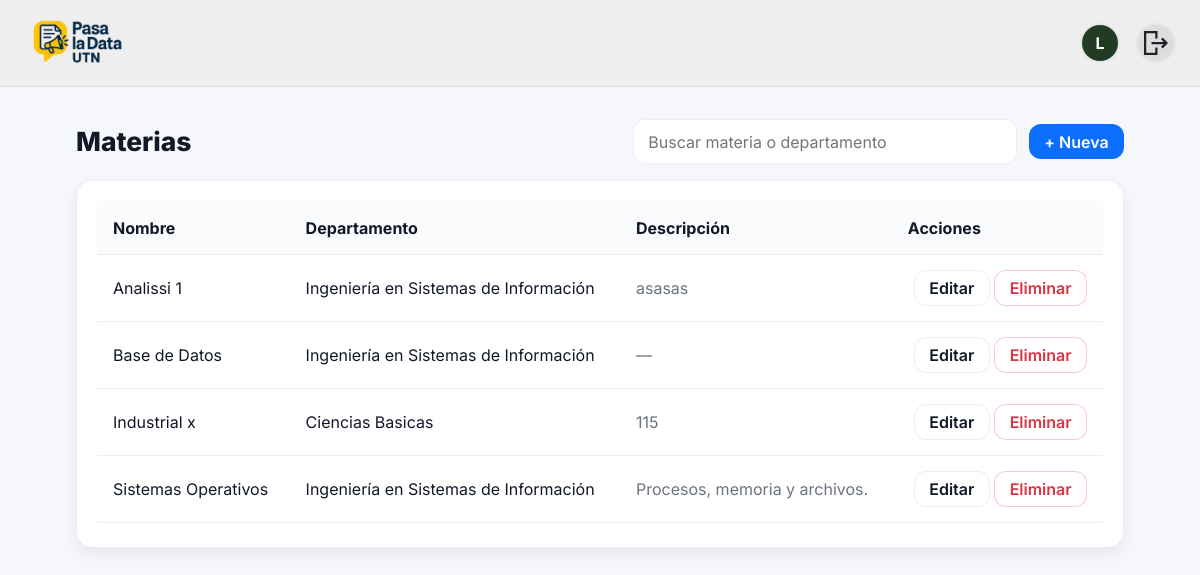
Page /academics/admin/materias/ (signed in) on the earlier database version.
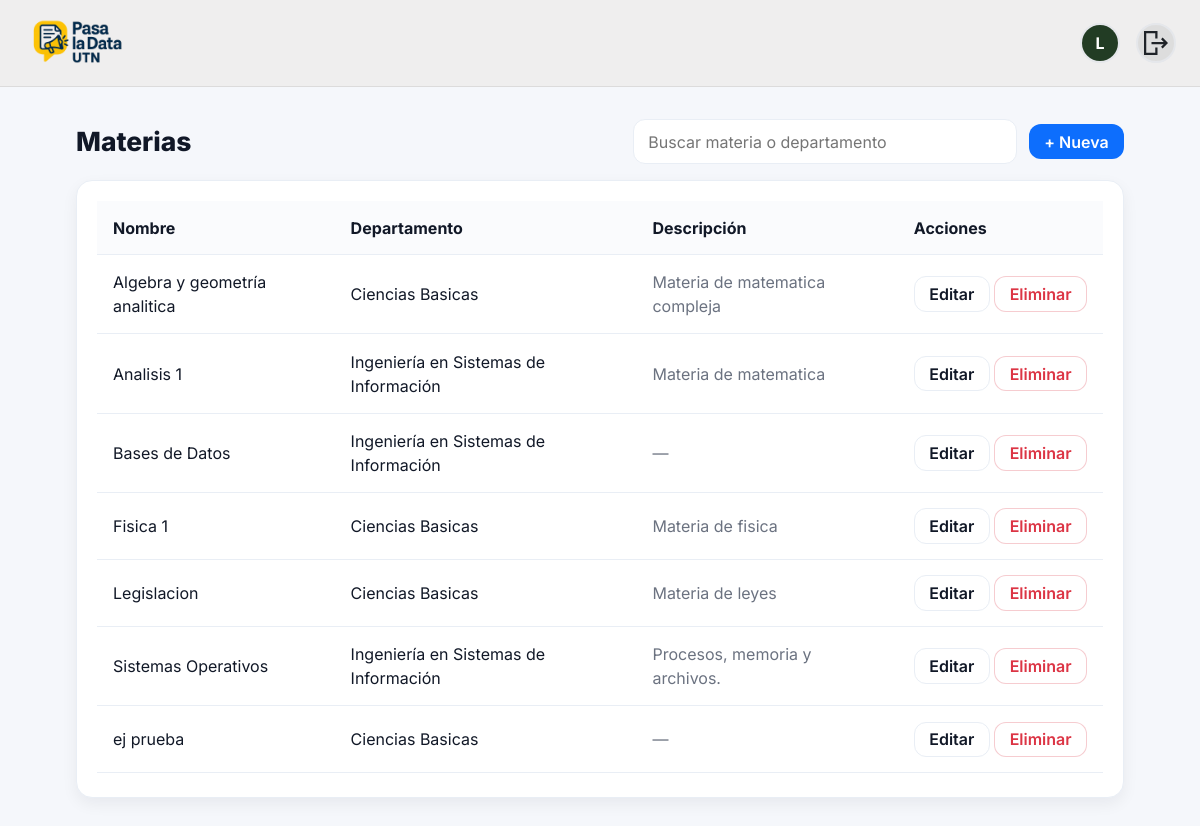
Same page on the later database version.
### academics/models.py (models this page shows, shortened)
class Materia(models.Model):
    nombre = models.CharField(max_length=120, unique=True)
    eliminado = models.BooleanField(default=False)
    departamento = models.ForeignKey(Department, on_delete=models.CASCADE, related_name="materias")
    descripcion = models.TextField(blank=True, null=True)
    icono = models.CharField(max_length=4096, blank=True, null=True)
    imagen = models.ImageField(upload_to="materias/", blank=True, null=True)
    created_at = models.DateTimeField(auto_now_add=True)
    active = models.BooleanField(default=True)
    class Meta:
        ordering = ["nombre"]
        verbose_name = "Materia"

class Department(models.Model):
    nombre = models.CharField(max_length=120, unique=True)
    imagen = models.ImageField(upload_to="departments/", blank=True, null=True)
    icono = models.CharField(max_length=4096, blank=True, null=True)
    created_at = models.DateTimeField(auto_now_add=True)
    active = models.BooleanField(default=True)
    class Meta:
        ordering = ["nombre"]
        verbose_name = "Departamento"

### academics/views.py (the view)
# urls.py: path("admin/materias/", views.materia_list, name="materia_list"),
@login_required
def materia_list(request):
    q = (request.GET.get("q") or "").strip()
    dept_id = request.GET.get("department")
    qs = (Materia.objects
            .select_related("departamento")
            .filter(eliminado=False, active=True)
            .order_by("nombre"))
    if q:
        qs = qs.filter(Q(nombre__icontains=q) | Q(departamento__nombre__icontains=q))
    if dept_id:
        qs = qs.filter(departamento_id=dept_id)
    departamentos = Department.objects.all().order_by("nombre")
    return render(request, "academics/materia_list.html", {
        "materias": qs,
        "q": q,
        "departamentos": departamentos,
        "selected_department": int(dept_id) if dept_id else None,
        "create_url": "academics:materia_create",
        "update_name": "academics:materia_update",
        "delete_name": "academics:materia_delete",
    })

### academics/templates/academics/materia_list.html (shortened to what this page needs)
{% extends "base.html" %}
{% load static %}
{% block extra_head %}
<link rel="stylesheet" href="{% static 'academics/css/academics.css' %}">
{% endblock %}
{% block content %}
<div class="ap-wrap">
    <div class="ap-toolbar">
        <h1 class="ap-title">Materias</h1>
        <div class="ap-actions">
            <form method="get" class="ap-search">
                <input type="text" name="q" value="{{ request.GET.q|default:"" }}" placeholder="Buscar materia o departamento">
            </form>
            <a href="{% url 'academics:materia_create' %}" class="ap-btn ap-btn-primary">+ Nueva</a>
        </div>
    </div>
    <div class="ap-card ap-table-wrap">
        <table class="ap-table">
            <thead>
                <tr>
                    <th>Nombre</th>
                    <th>Departamento</th>
                    <th>Descripción</th>
                    <th class="ap-right">Acciones</th>
                </tr>
            </thead>
            <tbody>
                {% for m in materias %}
                    <tr>
                        <td class="ap-name">{{ m.nombre }}</td>
                        <td>{{ m.departamento.nombre }}</td>
                        <td class="ap-muted">{{ m.descripcion|default:"—" }}</td>
                        <td class="ap-right">
                            <a href="{% url 'academics:materia_update' m.id %}" class="ap-btn ap-btn-light">Editar</a>
                            <a href="{% url 'academics:materia_delete' m.id %}" class="ap-btn ap-btn-danger">Eliminar</a>
                        </td>
                    </tr>
                {% empty %}
                    <tr><td colspan="4" class="ap-muted">No hay materias registradas.</td></tr>
                {% endfor %}
            </tbody>
        </table>
    </div>
</div>
{% endblock %}

Differences in the rows shown:
added Materia: nombre "Algebra y geometría analitica", departamento.nombre "Ciencias Basicas", descripcion "Materia de matematica compleja"
changed Materia: nombre "Analissi 1" → "Analisis 1"; descripcion "asasas" → "Materia de matematica"
changed Materia: nombre "Base de Datos" → "Bases de Datos"
added Materia: nombre "Fisica 1", departamento.nombre "Ciencias Basicas", descripcion "Materia de fisica"
changed Materia: nombre "Industrial x" → "Legislacion"; descripcion "115" → "Materia de leyes"
added Materia: nombre "ej prueba", departamento.nombre "Ciencias Basicas", descripcion "—"
